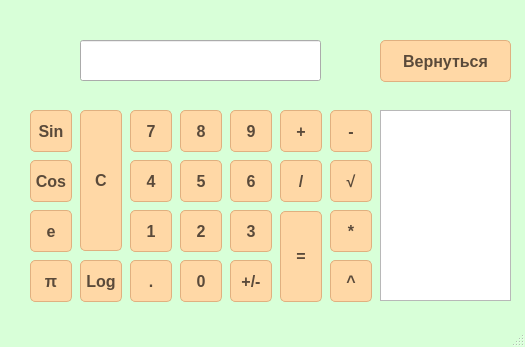
<?xml version="1.0" encoding="UTF-8"?>
<ui version="4.0">
 <class>EngineeringCalculator</class>
 <widget class="QMainWindow" name="EngineeringCalculator">
  <property name="geometry">
   <rect>
    <x>0</x>
    <y>0</y>
    <width>525</width>
    <height>347</height>
   </rect>
  </property>
  <property name="windowTitle">
   <string>EngineeringCalculator</string>
  </property>
  <property name="styleSheet">
   <string notr="true">QMainWindow {
    background-color: rgb(216, 255, 216);  /* Бледно-зелёный фон */
}

QPushButton {
    background-color: #FFD8A6;            /* Бледно-оранжевый */
    color: #5A4A3A;                      /* Тёмно-бежевый текст */
    border: 1px solid #E0B080;           /* Граница оранжевого оттенка */
    border-radius: 5px;
    font-size: 16px;
    min-width: 40px;
    min-height: 40px;
    font-weight: 500;                    /* Полужирный текст */
}

QPushButton:hover {
    background-color: #FFC080;           /* Более насыщенный оранжевый */
    border: 1px solid #D0A070;
}

QPushButton:pressed {
    background-color: #FFB366;           /* Ещё более тёмный оранжевый */
    border: 1px solid #C09060;
}</string>
  </property>
  <widget class="QWidget" name="centralwidget">
   <widget class="QPushButton" name="Button1">
    <property name="geometry">
     <rect>
      <x>130</x>
      <y>210</y>
      <width>42</width>
      <height>42</height>
     </rect>
    </property>
    <property name="text">
     <string>1</string>
    </property>
   </widget>
   <widget class="QPushButton" name="Clear">
    <property name="geometry">
     <rect>
      <x>80</x>
      <y>110</y>
      <width>42</width>
      <height>141</height>
     </rect>
    </property>
    <property name="text">
     <string>C</string>
    </property>
   </widget>
   <widget class="QPushButton" name="Add">
    <property name="geometry">
     <rect>
      <x>280</x>
      <y>110</y>
      <width>42</width>
      <height>42</height>
     </rect>
    </property>
    <property name="text">
     <string>+</string>
    </property>
   </widget>
   <widget class="QPushButton" name="Button4">
    <property name="geometry">
     <rect>
      <x>130</x>
      <y>160</y>
      <width>42</width>
      <height>42</height>
     </rect>
    </property>
    <property name="text">
     <string>4</string>
    </property>
   </widget>
   <widget class="QPushButton" name="Button6">
    <property name="geometry">
     <rect>
      <x>230</x>
      <y>160</y>
      <width>42</width>
      <height>42</height>
     </rect>
    </property>
    <property name="text">
     <string>6</string>
    </property>
   </widget>
   <widget class="QPushButton" name="Button3">
    <property name="geometry">
     <rect>
      <x>230</x>
      <y>210</y>
      <width>42</width>
      <height>42</height>
     </rect>
    </property>
    <property name="text">
     <string>3</string>
    </property>
   </widget>
   <widget class="QPushButton" name="Equals">
    <property name="geometry">
     <rect>
      <x>280</x>
      <y>211</y>
      <width>42</width>
      <height>91</height>
     </rect>
    </property>
    <property name="text">
     <string>=</string>
    </property>
   </widget>
   <widget class="QPushButton" name="ChangeSignButton">
    <property name="geometry">
     <rect>
      <x>230</x>
      <y>260</y>
      <width>42</width>
      <height>42</height>
     </rect>
    </property>
    <property name="text">
     <string>+/-</string>
    </property>
   </widget>
   <widget class="QPushButton" name="Button5">
    <property name="geometry">
     <rect>
      <x>180</x>
      <y>160</y>
      <width>42</width>
      <height>42</height>
     </rect>
    </property>
    <property name="text">
     <string>5</string>
    </property>
   </widget>
   <widget class="QPushButton" name="Subtract">
    <property name="geometry">
     <rect>
      <x>330</x>
      <y>110</y>
      <width>42</width>
      <height>42</height>
     </rect>
    </property>
    <property name="text">
     <string>-</string>
    </property>
   </widget>
   <widget class="QPushButton" name="Divide">
    <property name="geometry">
     <rect>
      <x>280</x>
      <y>160</y>
      <width>42</width>
      <height>42</height>
     </rect>
    </property>
    <property name="text">
     <string>/</string>
    </property>
   </widget>
   <widget class="QPushButton" name="Button9">
    <property name="geometry">
     <rect>
      <x>230</x>
      <y>110</y>
      <width>42</width>
      <height>42</height>
     </rect>
    </property>
    <property name="text">
     <string>9</string>
    </property>
   </widget>
   <widget class="QPushButton" name="Button7">
    <property name="geometry">
     <rect>
      <x>130</x>
      <y>110</y>
      <width>42</width>
      <height>42</height>
     </rect>
    </property>
    <property name="text">
     <string>7</string>
    </property>
   </widget>
   <widget class="QPushButton" name="Button2">
    <property name="geometry">
     <rect>
      <x>180</x>
      <y>210</y>
      <width>42</width>
      <height>42</height>
     </rect>
    </property>
    <property name="text">
     <string>2</string>
    </property>
   </widget>
   <widget class="QPushButton" name="Multiply">
    <property name="geometry">
     <rect>
      <x>330</x>
      <y>210</y>
      <width>42</width>
      <height>42</height>
     </rect>
    </property>
    <property name="text">
     <string>*</string>
    </property>
   </widget>
   <widget class="QLineEdit" name="Display">
    <property name="geometry">
     <rect>
      <x>80</x>
      <y>40</y>
      <width>241</width>
      <height>41</height>
     </rect>
    </property>
    <property name="font">
     <font>
      <pointsize>12</pointsize>
      <bold>true</bold>
     </font>
    </property>
   </widget>
   <widget class="QPushButton" name="Button8">
    <property name="geometry">
     <rect>
      <x>180</x>
      <y>110</y>
      <width>42</width>
      <height>42</height>
     </rect>
    </property>
    <property name="text">
     <string>8</string>
    </property>
   </widget>
   <widget class="QPushButton" name="Button0">
    <property name="geometry">
     <rect>
      <x>180</x>
      <y>260</y>
      <width>42</width>
      <height>42</height>
     </rect>
    </property>
    <property name="text">
     <string>0</string>
    </property>
   </widget>
   <widget class="QPushButton" name="Sin">
    <property name="geometry">
     <rect>
      <x>30</x>
      <y>110</y>
      <width>42</width>
      <height>42</height>
     </rect>
    </property>
    <property name="text">
     <string>Sin</string>
    </property>
   </widget>
   <widget class="QPushButton" name="Cos">
    <property name="geometry">
     <rect>
      <x>30</x>
      <y>160</y>
      <width>42</width>
      <height>42</height>
     </rect>
    </property>
    <property name="text">
     <string>Cos</string>
    </property>
   </widget>
   <widget class="QPushButton" name="Log">
    <property name="geometry">
     <rect>
      <x>80</x>
      <y>260</y>
      <width>42</width>
      <height>42</height>
     </rect>
    </property>
    <property name="text">
     <string>Log</string>
    </property>
   </widget>
   <widget class="QPushButton" name="Sqrt">
    <property name="geometry">
     <rect>
      <x>330</x>
      <y>160</y>
      <width>42</width>
      <height>42</height>
     </rect>
    </property>
    <property name="text">
     <string>√</string>
    </property>
   </widget>
   <widget class="QPushButton" name="Power">
    <property name="geometry">
     <rect>
      <x>330</x>
      <y>260</y>
      <width>42</width>
      <height>42</height>
     </rect>
    </property>
    <property name="text">
     <string>^</string>
    </property>
   </widget>
   <widget class="QPushButton" name="ReturnButton">
    <property name="geometry">
     <rect>
      <x>380</x>
      <y>40</y>
      <width>131</width>
      <height>42</height>
     </rect>
    </property>
    <property name="text">
     <string>Вернуться</string>
    </property>
   </widget>
   <widget class="QPushButton" name="ButtonDot">
    <property name="geometry">
     <rect>
      <x>130</x>
      <y>260</y>
      <width>42</width>
      <height>42</height>
     </rect>
    </property>
    <property name="text">
     <string>.</string>
    </property>
   </widget>
   <widget class="QPushButton" name="ButtonPi">
    <property name="geometry">
     <rect>
      <x>30</x>
      <y>260</y>
      <width>42</width>
      <height>42</height>
     </rect>
    </property>
    <property name="text">
     <string>π</string>
    </property>
   </widget>
   <widget class="QPushButton" name="ButtonE">
    <property name="geometry">
     <rect>
      <x>30</x>
      <y>210</y>
      <width>42</width>
      <height>42</height>
     </rect>
    </property>
    <property name="text">
     <string>e</string>
    </property>
   </widget>
   <widget class="QListWidget" name="historyList">
    <property name="geometry">
     <rect>
      <x>380</x>
      <y>110</y>
      <width>131</width>
      <height>191</height>
     </rect>
    </property>
    <property name="font">
     <font>
      <bold>true</bold>
     </font>
    </property>
   </widget>
  </widget>
  <widget class="QMenuBar" name="menubar">
   <property name="geometry">
    <rect>
     <x>0</x>
     <y>0</y>
     <width>525</width>
     <height>26</height>
    </rect>
   </property>
  </widget>
  <widget class="QStatusBar" name="statusbar"/>
 </widget>
 <resources/>
 <connections/>
</ui>
